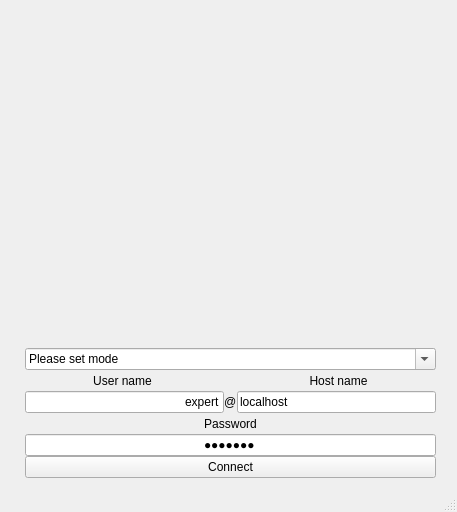
<?xml version="1.0" encoding="UTF-8"?>
<ui version="4.0">
 <class>MainWindow</class>
 <widget class="QMainWindow" name="MainWindow">
  <property name="geometry">
   <rect>
    <x>0</x>
    <y>0</y>
    <width>457</width>
    <height>512</height>
   </rect>
  </property>
  <property name="sizePolicy">
   <sizepolicy hsizetype="Ignored" vsizetype="Ignored">
    <horstretch>0</horstretch>
    <verstretch>0</verstretch>
   </sizepolicy>
  </property>
  <property name="windowTitle">
   <string>Welcome</string>
  </property>
  <widget class="QWidget" name="centralWidget">
   <widget class="QWidget" name="">
    <property name="geometry">
     <rect>
      <x>20</x>
      <y>8</y>
      <width>421</width>
      <height>481</height>
     </rect>
    </property>
    <layout class="QVBoxLayout" name="verticalLayout">
     <property name="spacing">
      <number>0</number>
     </property>
     <property name="leftMargin">
      <number>5</number>
     </property>
     <property name="rightMargin">
      <number>5</number>
     </property>
     <item>
      <widget class="QFrame" name="frame">
       <property name="minimumSize">
        <size>
         <width>200</width>
         <height>200</height>
        </size>
       </property>
       <property name="frameShape">
        <enum>QFrame::NoFrame</enum>
       </property>
       <property name="frameShadow">
        <enum>QFrame::Raised</enum>
       </property>
      </widget>
     </item>
     <item>
      <widget class="QComboBox" name="comboBox">
       <property name="mouseTracking">
        <bool>true</bool>
       </property>
       <property name="focusPolicy">
        <enum>Qt::WheelFocus</enum>
       </property>
       <property name="editable">
        <bool>true</bool>
       </property>
       <property name="currentText">
        <string>Please set mode</string>
       </property>
      </widget>
     </item>
     <item>
      <layout class="QHBoxLayout" name="horizontalLayout_2">
       <property name="spacing">
        <number>0</number>
       </property>
       <item>
        <widget class="QLabel" name="label">
         <property name="maximumSize">
          <size>
           <width>16777215</width>
           <height>21</height>
          </size>
         </property>
         <property name="text">
          <string>User name</string>
         </property>
         <property name="alignment">
          <set>Qt::AlignCenter</set>
         </property>
        </widget>
       </item>
       <item>
        <widget class="QLabel" name="label_5">
         <property name="maximumSize">
          <size>
           <width>21</width>
           <height>16777215</height>
          </size>
         </property>
         <property name="text">
          <string/>
         </property>
        </widget>
       </item>
       <item>
        <widget class="QLabel" name="label_3">
         <property name="maximumSize">
          <size>
           <width>16777215</width>
           <height>21</height>
          </size>
         </property>
         <property name="text">
          <string>Host name</string>
         </property>
         <property name="alignment">
          <set>Qt::AlignCenter</set>
         </property>
        </widget>
       </item>
      </layout>
     </item>
     <item>
      <layout class="QHBoxLayout" name="horizontalLayout">
       <property name="spacing">
        <number>0</number>
       </property>
       <item>
        <widget class="QLineEdit" name="lineEdit">
         <property name="text">
          <string>expert</string>
         </property>
         <property name="alignment">
          <set>Qt::AlignRight|Qt::AlignTrailing|Qt::AlignVCenter</set>
         </property>
        </widget>
       </item>
       <item>
        <widget class="QLabel" name="label_4">
         <property name="maximumSize">
          <size>
           <width>16777215</width>
           <height>21</height>
          </size>
         </property>
         <property name="text">
          <string>@</string>
         </property>
        </widget>
       </item>
       <item>
        <widget class="QLineEdit" name="lineEdit_2">
         <property name="text">
          <string>localhost</string>
         </property>
        </widget>
       </item>
      </layout>
     </item>
     <item>
      <widget class="QLabel" name="label_2">
       <property name="maximumSize">
        <size>
         <width>16777215</width>
         <height>21</height>
        </size>
       </property>
       <property name="text">
        <string>Password</string>
       </property>
       <property name="alignment">
        <set>Qt::AlignCenter</set>
       </property>
      </widget>
     </item>
     <item>
      <widget class="QLineEdit" name="lineEdit_3">
       <property name="text">
        <string>pasword</string>
       </property>
       <property name="echoMode">
        <enum>QLineEdit::Password</enum>
       </property>
       <property name="alignment">
        <set>Qt::AlignCenter</set>
       </property>
      </widget>
     </item>
     <item>
      <widget class="QPushButton" name="pushButton">
       <property name="text">
        <string>Connect</string>
       </property>
      </widget>
     </item>
    </layout>
   </widget>
  </widget>
  <widget class="QStatusBar" name="statusBar"/>
 </widget>
 <layoutdefault spacing="6" margin="11"/>
 <resources/>
 <connections/>
</ui>
